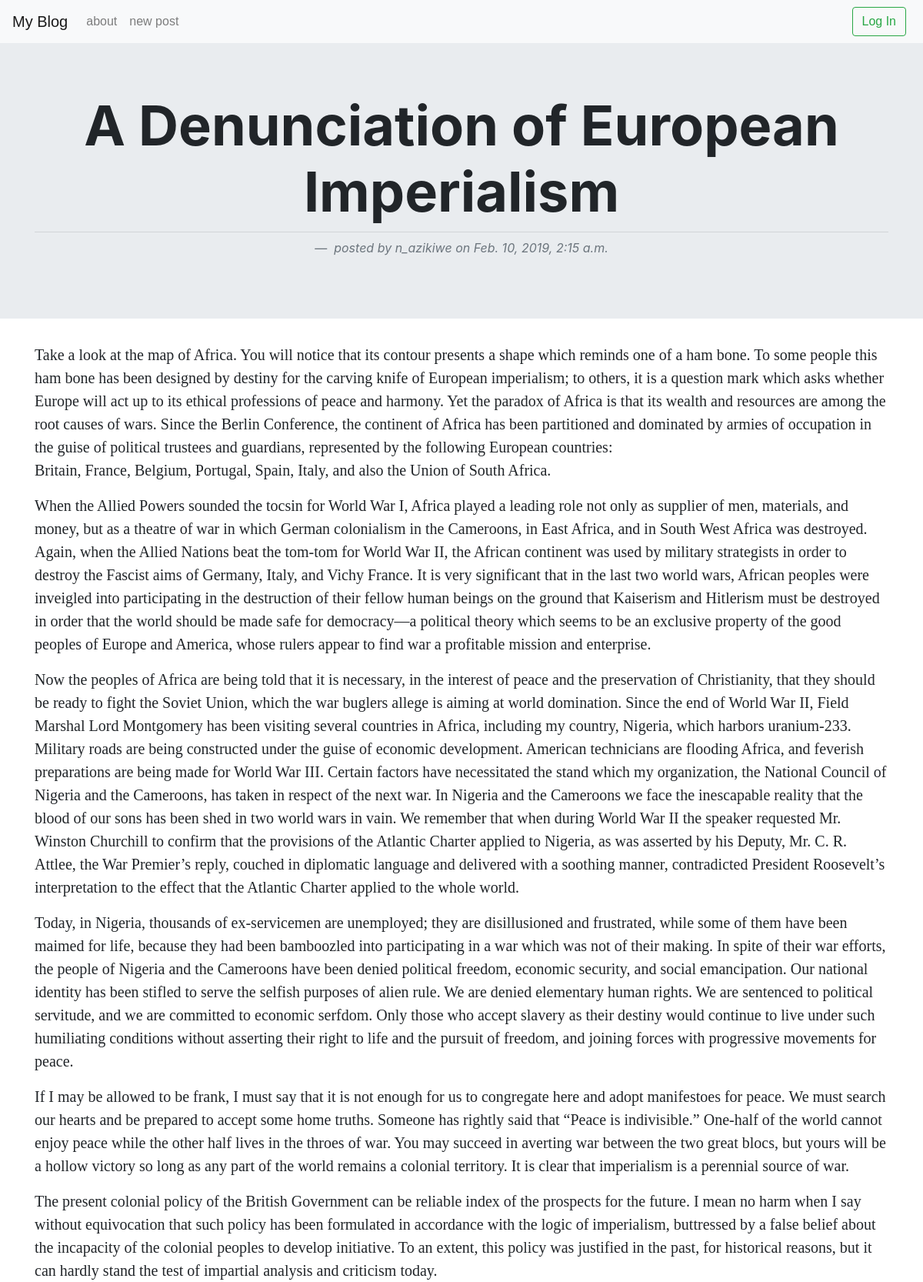
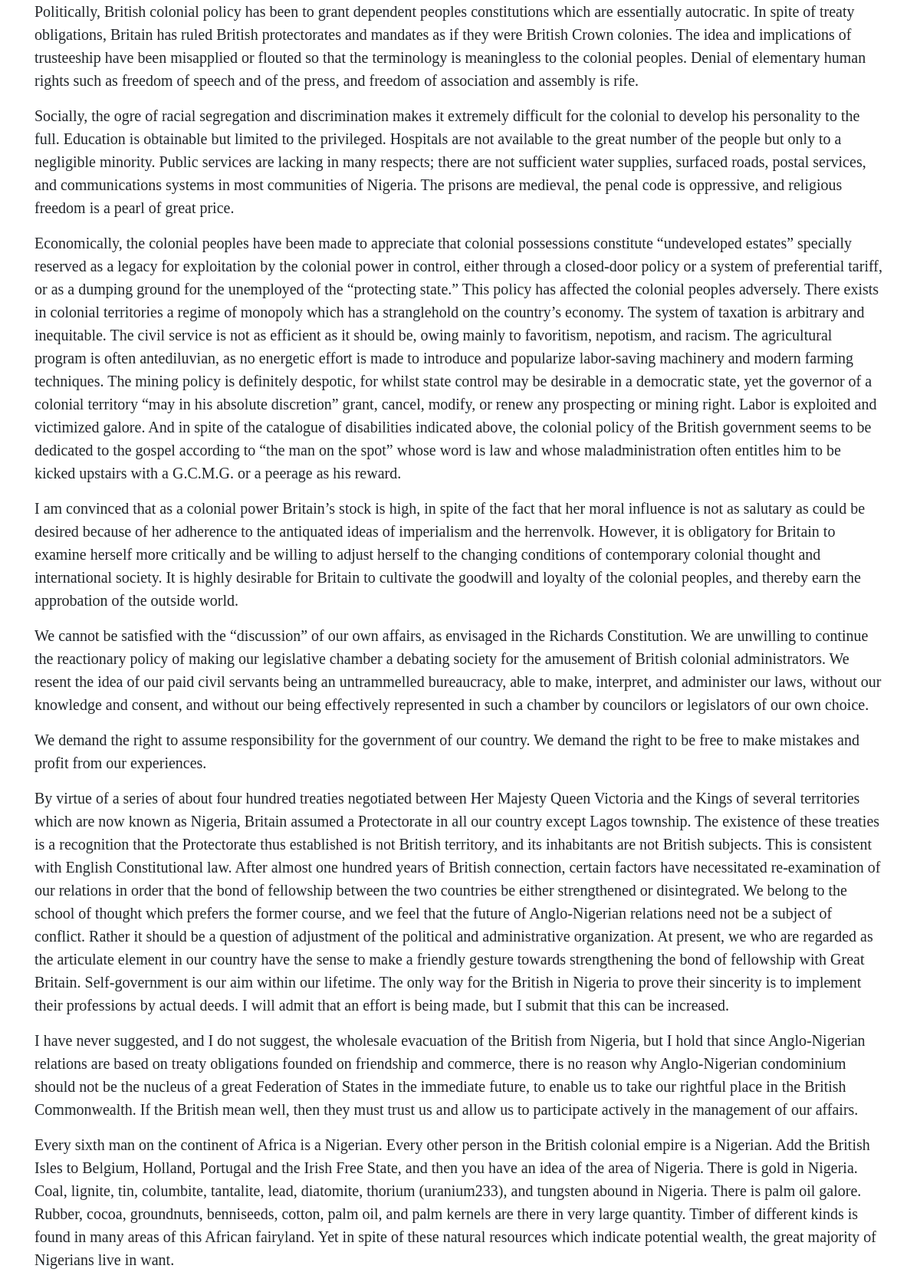
Page /a-denunciation-of-european-imperialism/ (upper part) on the committed database (2 pictures, top to bottom).
### blog/models.py (models this page shows, shortened)
class BlogTopic(models.Model):
    title = models.CharField(max_length=500)
    time_stamp = models.DateTimeField(auto_now_add=True)
    slug = models.SlugField()
    owner = models.ForeignKey(User, on_delete=models.CASCADE)

class BlogEntry(models.Model):
    title = models.ForeignKey(BlogTopic, on_delete=models.CASCADE, related_name='blogentries')
    body = models.TextField()
    time_stamp = models.DateTimeField(auto_now_add=True)
    class Meta:
        verbose_name_plural = 'BlogEntries'
    def __str__(self):
            return self.body

### blog/views.py (the view)
# urls.py: path("<slug:slug>/", views.blog_post, name='blog_post'),
def blog_post(request, slug):
    title = BlogTopic.objects.get(slug=slug)
    blog_text = title.blogentries.order_by('id')
    comments = Comment.objects.filter(title=title).order_by("-id")
    if request.method == 'POST':
        form = CommentForm(request.POST or None)
        if form.is_valid():
            text = request.POST.get('text')
            name = request.POST.get('added_by')
            time_stamp = request.POST.get('time_stamp')
            comment = Comment.objects.create(title=title, text=text,
                                            time_stamp=time_stamp, added_by=name)
            comment.save()
            return HttpResponseRedirect(title.get_absolute_url())
    else:
        form = CommentForm()
    context = {'title' : title, 'blog_text' : blog_text, 'comments' : comments, 'form' : form}
    return render(request, 'blog/blog_post.html', context)

### blog/templates/blog/blog_post.html (shortened to what this page needs)
{% extends "blog/base.html" %}
{% load bootstrap4 %}
{% block header %}
<div class="jumbotron jumbotron-fluid">
    <div class="container">
        <h1 style="text-align: center; font-weight: bold;" class='display-3'>{{ title.title }}</h1>
        <hr class="my-2">
        <blockquote class="blockquote" style="text-align: center;">
            <footer class="blockquote-footer"> <cite title="Source Title">posted by {{ title.owner }} on {{title.time_stamp }}</cite></footer>
        </blockquote>
    </div>
</div>
{% endblock header %}
{% block content %}
<article class='align-middle'>
    <div class="container">
        <div class="row" id='blog_post'>
            {% for text in blog_text.all %}
            <div class="col-sm-12">
                {{ text | linebreaks }}
            </div>
            {% endfor %}
        </div>
    </div>
</article>
{% endblock content %}

### blog/static/css/styles.css (style rules this page uses)
html { position: relative; min-height: 100%; }
body { margin-bottom: 60px; }
#blog_post { font-size: 20px; font-family: Lora,'Times New Roman',serif; }

### rows in the picture
BlogTopic: title "A Denunciation of European Imperialism", owner "n_azikiwe", time_stamp "Feb. 10, 2019, 2:15 a.m."
BlogEntry: body "Take a look at the map of Africa. You will notice that its contour presents a shape which reminds one of a ham bone. To some people this ham bone has been designed by destiny for the carving knife of European imperialism; to others, it is a question mark which asks whether Europe will act up to its ethical professions of peace and harmony. Yet the paradox of Africa is that its wealth and resources are among the root causes of wars. Since the Berlin Conference, the continent of Africa has been partitioned and dominated by armies of occupation in the guise of political trustees and guardians, represented by the following European countries: Britain, France, Belgium, Portugal, Spain, Italy,…"
